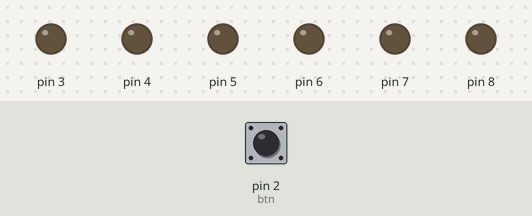
A sketch run on a simulated Arduino Uno, built with avr-gcc and run on an emulated ATmega328P. Shown: output pins drawn as LEDs (lit = HIGH). The test bench sets the inputs (shaded band); at power-on: pin 2 (btn) LOW.

Above: at 0.1 s.
At 4.1 s:
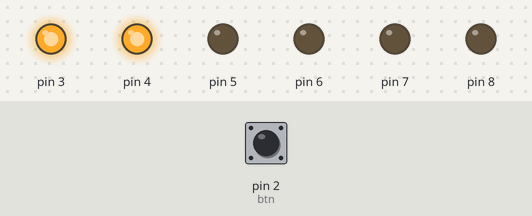
At 9.1 s:
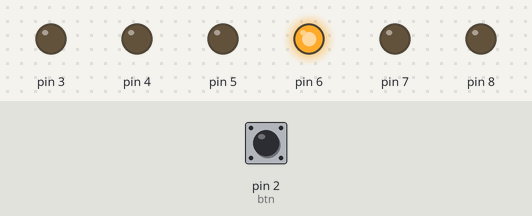
At 19.1 s:
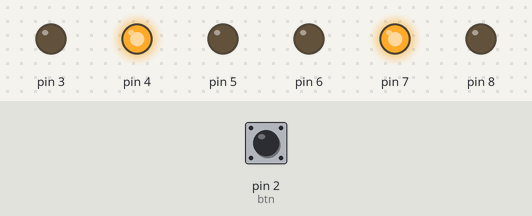
At 29.1 s:
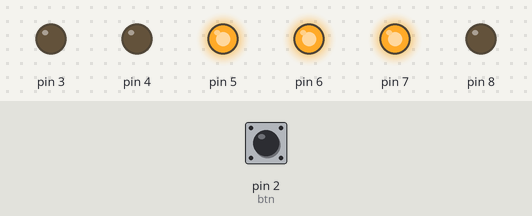
At 39.1 s:
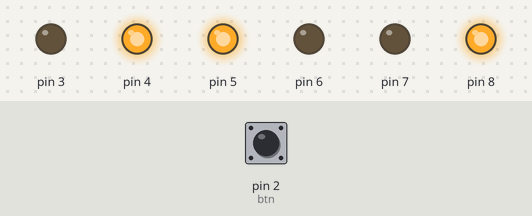
Timing chart, 0 to 40.0 s (numbered marks = the images above):
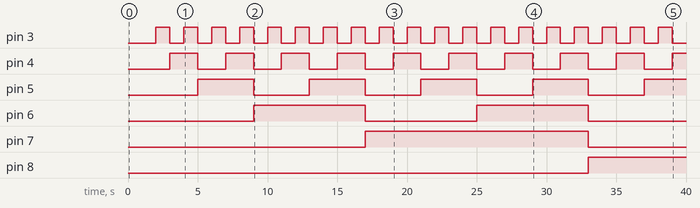

Measured:
- by itself, pin 3: alternates HIGH for 1.0 s and LOW for 1.0 s
- by itself, pin 4: alternates HIGH for 2.0 s and LOW for 2.0 s
- by itself, pin 5: alternates HIGH for 4.0 s and LOW for 4.0 s
- by itself, pin 6: alternates HIGH for 8.0 s and LOW for 8.0 s
- by itself, pin 7: LOW → HIGH at 17.0 s, → LOW 16.0 s later
- by itself, pin 8: LOW → HIGH at 33.0 s

The sketch:

ContadorBinario.ino
```cpp
//Declaracion de las variables en donde se almacerán las posiciones del contador
int led1 = 3 ; //bit de menos significativo
int led2 = 4 ;
int led3 = 5 ;
int led4 = 6 ;
int led5 = 7 ;
int led6 = 8 ;//bit de mayor significativo
int cont =0 ;
int btn = 2 ;
int i=0;
void setup() {
  // put your setup code here, to run once:
  pinMode (3, OUTPUT) ;
  pinMode (4, OUTPUT) ;
  pinMode (5, OUTPUT) ;
  pinMode (6, OUTPUT) ;
  pinMode (7, OUTPUT) ;
  pinMode (8, OUTPUT) ;
  pinMode (2, INPUT) ;
}

void loop() {
  // put your main code here, to run repeatedly:
  if (digitalRead(btn)==HIGH){
    cont ++;
    delay(300);
  }

  for (cont=0 ; cont<64; cont++) {
    delay (1000) ;
    contador (cont) ;
    if (cont>63)
    cont=0 ;
  }
}

void contador (int contador) {
  switch (contador) { //METODO PARA LA REALIZACION DEL CONTEO DE 6 BITS
    case 0 :
    digitalWrite (3,LOW) ;
    digitalWrite (4,LOW) ;
    digitalWrite (5,LOW) ;
    digitalWrite (6,LOW) ;
    digitalWrite (7,LOW) ;
    digitalWrite (8,LOW) ;
    break ;
    case 1 :
    digitalWrite (3,HIGH) ;
    digitalWrite (4,LOW) ;
    digitalWrite (5,LOW) ;
    digitalWrite (6,LOW) ;
    digitalWrite (7,LOW) ;
    digitalWrite (8,LOW) ;
    break ;

    case 2 :
    digitalWrite (3,LOW) ;
    digitalWrite (4,HIGH) ;
    digitalWrite (5,LOW) ;
    digitalWrite (6,LOW) ;
    digitalWrite (7,LOW) ;
    digitalWrite (8,LOW) ;
    break ;
    case 3 :
    digitalWrite (3,HIGH) ;
    digitalWrite (4,HIGH) ;
    digitalWrite (5,LOW) ;
    digitalWrite (6,LOW) ;
    digitalWrite (7,LOW) ;
    digitalWrite (8,LOW) ;
    break ;
    case 4 :
    digitalWrite (3,LOW) ;
    digitalWrite (4,LOW) ;
    digitalWrite (5,HIGH) ;
    digitalWrite (6,LOW) ;
    digitalWrite (7,LOW) ;
    digitalWrite (8,LOW) ;
    break ;
    case 5 :
    digitalWrite (3,HIGH) ;
    digitalWrite (4,LOW) ;
    digitalWrite (5,HIGH) ;
    digitalWrite (6,LOW) ;
    digitalWrite (7,LOW) ;
    digitalWrite (8,LOW) ;
    break ;

    case 6 :
    digitalWrite (3,LOW) ;
    digitalWrite (4,HIGH) ;
    digitalWrite (5,HIGH) ;
    digitalWrite (6,LOW) ;
    digitalWrite (7,LOW) ;
    digitalWrite (8,LOW) ;
    break ;
    case 7 :
    digitalWrite (3,HIGH) ;
    digitalWrite (4,HIGH) ;
    digitalWrite (5,HIGH) ;
    digitalWrite (6,LOW) ;
    digitalWrite (7,LOW) ;
    digitalWrite (8,LOW) ;
    break ;
    case 8 :
    digitalWrite (3,LOW) ;
    digitalWrite (4,LOW) ;
    digitalWrite (5,LOW) ;
    digitalWrite (6,HIGH) ;
    digitalWrite (7,LOW) ;
    digitalWrite (8,LOW) ;
    break ;
    case 9 :
    digitalWrite (3,HIGH) ;
    digitalWrite (4,LOW) ;
    digitalWrite (5,LOW) ;
    digitalWrite (6,HIGH) ;
    digitalWrite (7,LOW) ;
    digitalWrite (8,LOW) ;
    break ;
    case 10 :
    digitalWrite (3,LOW) ;
    digitalWrite (4,HIGH) ;
    digitalWrite (5,LOW) ;
    digitalWrite (6,HIGH) ;
    digitalWrite (7,LOW) ;
    digitalWrite (8,LOW) ;
    break ;
    case 11 :
    digitalWrite (3,HIGH) ;
    digitalWrite (4,HIGH) ;
    digitalWrite (5,LOW) ;
    digitalWrite (6,HIGH) ;
    digitalWrite (7,LOW) ;
    digitalWrite (8,LOW) ;
    break ;
    case 12 :
    digitalWrite (3,LOW) ;
    digitalWrite (4,LOW) ;
    digitalWrite (5,HIGH) ;
    digitalWrite (6,HIGH) ;
    digitalWrite (7,LOW) ;
    digitalWrite (8,LOW) ;
    break ;
    case 13 :
    digitalWrite (3,HIGH) ;
    digitalWrite (4,LOW) ;
    digitalWrite (5,HIGH) ;
    digitalWrite (6,HIGH) ;
    digitalWrite (7,LOW) ;
    digitalWrite (8,LOW) ;
    break ;
    case 14 :
    digitalWrite (3,LOW) ;
    digitalWrite (4,HIGH) ;
    digitalWrite (5,HIGH) ;
    digitalWrite (6,HIGH) ;
    digitalWrite (7,LOW) ;
    digitalWrite (8,LOW) ;
    break ;
    case 15 :
    digitalWrite (3,HIGH) ;
    digitalWrite (4,HIGH) ;
    digitalWrite (5,HIGH) ;
    digitalWrite (6,HIGH) ;
    digitalWrite (7,LOW) ;
    digitalWrite (8,LOW) ;
    break ;
    case 16 :
    digitalWrite (3,LOW) ;
    digitalWrite (4,LOW) ;
    digitalWrite (5,LOW) ;
    digitalWrite (6,LOW) ;
    digitalWrite (7,HIGH) ;
    digitalWrite (8,LOW) ;
    break ;
    case 17 :
    digitalWrite (3,HIGH) ;
    digitalWrite (4,LOW) ;
    digitalWrite (5,LOW) ;
    digitalWrite (6,LOW) ;
    digitalWrite (7,HIGH) ;
    digitalWrite (8,LOW) ;
    break ;
    case 18 :
    digitalWrite (3,LOW) ;
    digitalWrite (4,HIGH) ;
    digitalWrite (5,LOW) ;
    digitalWrite (6,LOW) ;
    digitalWrite (7,HIGH) ;
    digitalWrite (8,LOW) ;
    break ;
    case 19 :
    digitalWrite (3,HIGH) ;
    digitalWrite (4,HIGH) ;
    digitalWrite (5,LOW) ;
    digitalWrite (6,LOW) ;
    digitalWrite (7,HIGH) ;
    digitalWrite (8,LOW) ;
    break ;
    case 20 :
    digitalWrite (3,LOW) ;
    digitalWrite (4,LOW) ;
    digitalWrite (5,HIGH) ;
    digitalWrite (6,LOW) ;
    digitalWrite (7,HIGH) ;
    digitalWrite (8,LOW) ;
    break ;
    case 21 :
    digitalWrite (3,HIGH) ;
    digitalWrite (4,LOW) ;
    digitalWrite (5,HIGH) ;
    digitalWrite (6,LOW) ;
    digitalWrite (7,HIGH) ;
    digitalWrite (8,LOW) ;
    break ;
    case 22 :
    digitalWrite (3,LOW) ;
    digitalWrite (4,HIGH) ;
    digitalWrite (5,HIGH) ;
    digitalWrite (6,LOW) ;
    digitalWrite (7,HIGH) ;
    digitalWrite (8,LOW) ;
    break ;
    case 23 :
    digitalWrite (3,HIGH) ;
    digitalWrite (4,HIGH) ;
    digitalWrite (5,HIGH) ;
    digitalWrite (6,LOW) ;
    digitalWrite (7,HIGH) ;
    digitalWrite (8,LOW) ;
    break ;
    case 24 :
    digitalWrite (3,LOW) ;
    digitalWrite (4,LOW) ;
    digitalWrite (5,LOW) ;
    digitalWrite (6,HIGH) ;
    digitalWrite (7,HIGH) ;
    digitalWrite (8,LOW) ;
    break ;
    case 25 :
    digitalWrite (3,HIGH) ;
    digitalWrite (4,LOW) ;
    digitalWrite (5,LOW) ;
    digitalWrite (6,HIGH) ;
    digitalWrite (7,HIGH) ;
    digitalWrite (8,LOW) ;
    break ;
    case 26 :
    digitalWrite (3,LOW) ;
    digitalWrite (4,HIGH) ;
    digitalWrite (5,LOW) ;
    digitalWrite (6,HIGH) ;
    digitalWrite (7,HIGH) ;
    digitalWrite (8,LOW) ;
    break ;
    case 27 :
    digitalWrite (3,HIGH) ;
    digitalWrite (4,HIGH) ;
    digitalWrite (5,LOW) ;
    digitalWrite (6,HIGH) ;
    digitalWrite (7,HIGH) ;
    digitalWrite (8,LOW) ;
    break ;
    case 28 :
    digitalWrite (3,LOW) ;
    digitalWrite (4,LOW) ;
    digitalWrite (5,HIGH) ;
    digitalWrite (6,HIGH) ;
    digitalWrite (7,HIGH) ;
    digitalWrite (8,LOW) ;
    break ;
    case 29 :
    digitalWrite (3,HIGH) ;
    digitalWrite (4,LOW) ;
    digitalWrite (5,HIGH) ;
    digitalWrite (6,HIGH) ;
    digitalWrite (7,HIGH) ;
    digitalWrite (8,LOW) ;
    break ;
    case 30 :
    digitalWrite (3,LOW) ;
    digitalWrite (4,HIGH) ;
    digitalWrite (5,HIGH) ;
    digitalWrite (6,HIGH) ;
    digitalWrite (7,HIGH) ;
    digitalWrite (8,LOW) ;
    break ;
    case 31 :
    digitalWrite (3,HIGH) ;
    digitalWrite (4,HIGH) ;
    digitalWrite (5,HIGH) ;
    digitalWrite (6,HIGH) ;
    digitalWrite (7,HIGH) ;
    digitalWrite (8,LOW) ;
    break ;
    case 32 :
    digitalWrite (3,LOW) ;
    digitalWrite (4,LOW) ;
    digitalWrite (5,LOW) ;
    digitalWrite (6,LOW) ;
    digitalWrite (7,LOW) ;
    digitalWrite (8,HIGH) ;
    break ;
   case 33 :
    digitalWrite (3,HIGH) ;
    digitalWrite (4,LOW) ;
    digitalWrite (5,LOW) ;
    digitalWrite (6,LOW) ;
    digitalWrite (7,LOW) ;
    digitalWrite (8,HIGH) ;
    break ;
    case 34 :
    digitalWrite (3,LOW) ;
    digitalWrite (4,HIGH) ;
    digitalWrite (5,LOW) ;
    digitalWrite (6,LOW) ;
    digitalWrite (7,LOW) ;
    digitalWrite (8,HIGH) ;
    break ;

    case 35 :
    digitalWrite (3,HIGH) ;
    digitalWrite (4,HIGH) ;
    digitalWrite (5,LOW) ;
    digitalWrite (6,LOW) ;
    digitalWrite (7,LOW) ;
    digitalWrite (8,HIGH) ;
    break ;
    case 36 :
    digitalWrite (3,LOW) ;
    digitalWrite (4,LOW) ;
    digitalWrite (5,HIGH) ;
    digitalWrite (6,LOW) ;
    digitalWrite (7,LOW) ;
    digitalWrite (8,HIGH) ;
    break ;
    case 37 :
    digitalWrite (3,HIGH) ;
    digitalWrite (4,LOW) ;
    digitalWrite (5,HIGH) ;
    digitalWrite (6,LOW) ;
    digitalWrite (7,LOW) ;
    digitalWrite (8,HIGH) ;
    break ;
    case 38 :
    digitalWrite (3,LOW) ;
    digitalWrite (4,HIGH) ;
    digitalWrite (5,HIGH) ;
    digitalWrite (6,LOW) ;
    digitalWrite (7,LOW) ;
    digitalWrite (8,HIGH) ;
    break ;

    case 39 :
    digitalWrite (3,HIGH) ;
    digitalWrite (4,HIGH) ;
    digitalWrite (5,HIGH) ;
    digitalWrite (6,LOW) ;
    digitalWrite (7,LOW) ;
    digitalWrite (8,HIGH) ;
    break ;
    case 40 :
    digitalWrite (3,LOW) ;
    digitalWrite (4,LOW) ;
    digitalWrite (5,LOW) ;
    digitalWrite (6,HIGH) ;
    digitalWrite (7,LOW) ;
    digitalWrite (8,HIGH) ;
    break ;
    case 41 :
    digitalWrite (3,HIGH) ;
    digitalWrite (4,LOW) ;
    digitalWrite (5,LOW) ;
    digitalWrite (6,HIGH) ;
    digitalWrite (7,LOW) ;
    digitalWrite (8,HIGH) ;
    break ;
    case 42 :
    digitalWrite (3,LOW) ;
    digitalWrite (4,HIGH) ;
    digitalWrite (5,LOW) ;
    digitalWrite (6,HIGH) ;
    digitalWrite (7,LOW) ;
    digitalWrite (8,HIGH) ;
    break ;
    case 43 :
    digitalWrite (3,HIGH) ;
    digitalWrite (4,HIGH) ;
    digitalWrite (5,LOW) ;
    digitalWrite (6,HIGH) ;
    digitalWrite (7,LOW) ;
    digitalWrite (8,HIGH) ;
    break ;
    case 44 :
    digitalWrite (3,LOW) ;
    digitalWrite (4,LOW) ;
    digitalWrite (5,HIGH) ;
    digitalWrite (6,HIGH) ;
    digitalWrite (7,LOW) ;
    digitalWrite (8,HIGH) ;
    break ;
    case 45 :
    digitalWrite (3,HIGH) ;
    digitalWrite (4,LOW) ;
    digitalWrite (5,HIGH) ;
    digitalWrite (6,HIGH) ;
    digitalWrite (7,LOW) ;
    digitalWrite (8,HIGH) ;
    break ;
    case 46 :
    digitalWrite (3,LOW) ;
    digitalWrite (4,HIGH) ;
    digitalWrite (5,HIGH) ;
    digitalWrite (6,HIGH) ;
    digitalWrite (7,LOW) ;
    digitalWrite (8,HIGH) ;
    break ;
    case 47 :
    digitalWrite (3,HIGH) ;
    digitalWrite (4,HIGH) ;
    digitalWrite (5,HIGH) ;
    digitalWrite (6,HIGH) ;
    digitalWrite (7,LOW) ;
    digitalWrite (8,HIGH) ;
    break ;
    case 48 :
    digitalWrite (3,LOW) ;
    digitalWrite (4,LOW) ;
    digitalWrite (5,LOW) ;
    digitalWrite (6,LOW) ;
    digitalWrite (7,HIGH) ;
    digitalWrite (8,HIGH) ;
    break ;
    case 49 :
    digitalWrite (3,HIGH) ;
    digitalWrite (4,LOW) ;
    digitalWrite (5,LOW) ;
    digitalWrite (6,LOW) ;
    digitalWrite (7,HIGH) ;
    digitalWrite (8,HIGH) ;
    break ;
    case 50 :
    digitalWrite (3,LOW) ;
    digitalWrite (4,HIGH) ;
    digitalWrite (5,LOW) ;
    digitalWrite (6,LOW) ;
    digitalWrite (7,HIGH) ;
    digitalWrite (8,HIGH) ;
    break ;
    case 51 :
    digitalWrite (3,HIGH) ;
    digitalWrite (4,HIGH) ;
    digitalWrite (5,LOW) ;
    digitalWrite (6,LOW) ;
    digitalWrite (7,HIGH) ;
    digitalWrite (8,HIGH) ;
    break ;
    case 52 :
    digitalWrite (3,LOW) ;
    digitalWrite (4,LOW) ;
    digitalWrite (5,HIGH) ;
    digitalWrite (6,LOW) ;
    digitalWrite (7,HIGH) ;
    digitalWrite (8,HIGH) ;
    break ;
    case 53 :
    digitalWrite (3,HIGH) ;
    digitalWrite (4,LOW) ;
    digitalWrite (5,HIGH) ;
    digitalWrite (6,LOW) ;
    digitalWrite (7,HIGH) ;
    digitalWrite (8,HIGH) ;
    break ;
    case 54 :
    digitalWrite (3,LOW) ;
    digitalWrite (4,HIGH) ;
    digitalWrite (5,HIGH) ;
    digitalWrite (6,LOW) ;
    digitalWrite (7,HIGH) ;
    digitalWrite (8,HIGH) ;
    break ;
    case 55 :
    digitalWrite (3,HIGH) ;
    digitalWrite (4,HIGH) ;
    digitalWrite (5,HIGH) ;
    digitalWrite (6,LOW) ;
    digitalWrite (7,HIGH) ;
    digitalWrite (8,HIGH) ;
    break ;
    case 56 :
    digitalWrite (3,LOW) ;
    digitalWrite (4,LOW) ;
    digitalWrite (5,LOW) ;
    digitalWrite (6,HIGH) ;
    digitalWrite (7,HIGH) ;
    digitalWrite (8,HIGH) ;
    break ;
    case 57 :
    digitalWrite (3,HIGH) ;
    digitalWrite (4,LOW) ;
    digitalWrite (5,LOW) ;
    digitalWrite (6,HIGH) ;
    digitalWrite (7,HIGH) ;
    digitalWrite (8,HIGH) ;
    break ;
    case 58 :
    digitalWrite (3,LOW) ;
    digitalWrite (4,HIGH) ;
    digitalWrite (5,LOW) ;
    digitalWrite (6,HIGH) ;
    digitalWrite (7,HIGH) ;
    digitalWrite (8,HIGH) ;
    break ;
    case 59 :
    digitalWrite (3,HIGH) ;
    digitalWrite (4,HIGH) ;
    digitalWrite (5,LOW) ;
    digitalWrite (6,HIGH) ;
    digitalWrite (7,HIGH) ;
    digitalWrite (8,HIGH) ;
    break ;
    case 60 :
    digitalWrite (3,LOW) ;
    digitalWrite (4,LOW) ;
    digitalWrite (5,HIGH) ;
    digitalWrite (6,HIGH) ;
    digitalWrite (7,HIGH) ;
    digitalWrite (8,HIGH) ;
    break ;
    case 61 :
    digitalWrite (3,HIGH) ;
    digitalWrite (4,LOW) ;
    digitalWrite (5,HIGH) ;
    digitalWrite (6,HIGH) ;
    digitalWrite (7,HIGH) ;
    digitalWrite (8,HIGH) ;
    break ;
    case 62 :
    digitalWrite (3,LOW) ;
    digitalWrite (4,HIGH) ;
    digitalWrite (5,HIGH) ;
    digitalWrite (6,HIGH) ;
    digitalWrite (7,HIGH) ;
    digitalWrite (8,HIGH) ;
    break ;
    case 63 :
    digitalWrite (3,HIGH) ;
    digitalWrite (4,HIGH) ;
    digitalWrite (5,HIGH) ;
    digitalWrite (6,HIGH) ;
    digitalWrite (7,HIGH) ;
    digitalWrite (8,HIGH) ;
    break ;
  }

}
```
